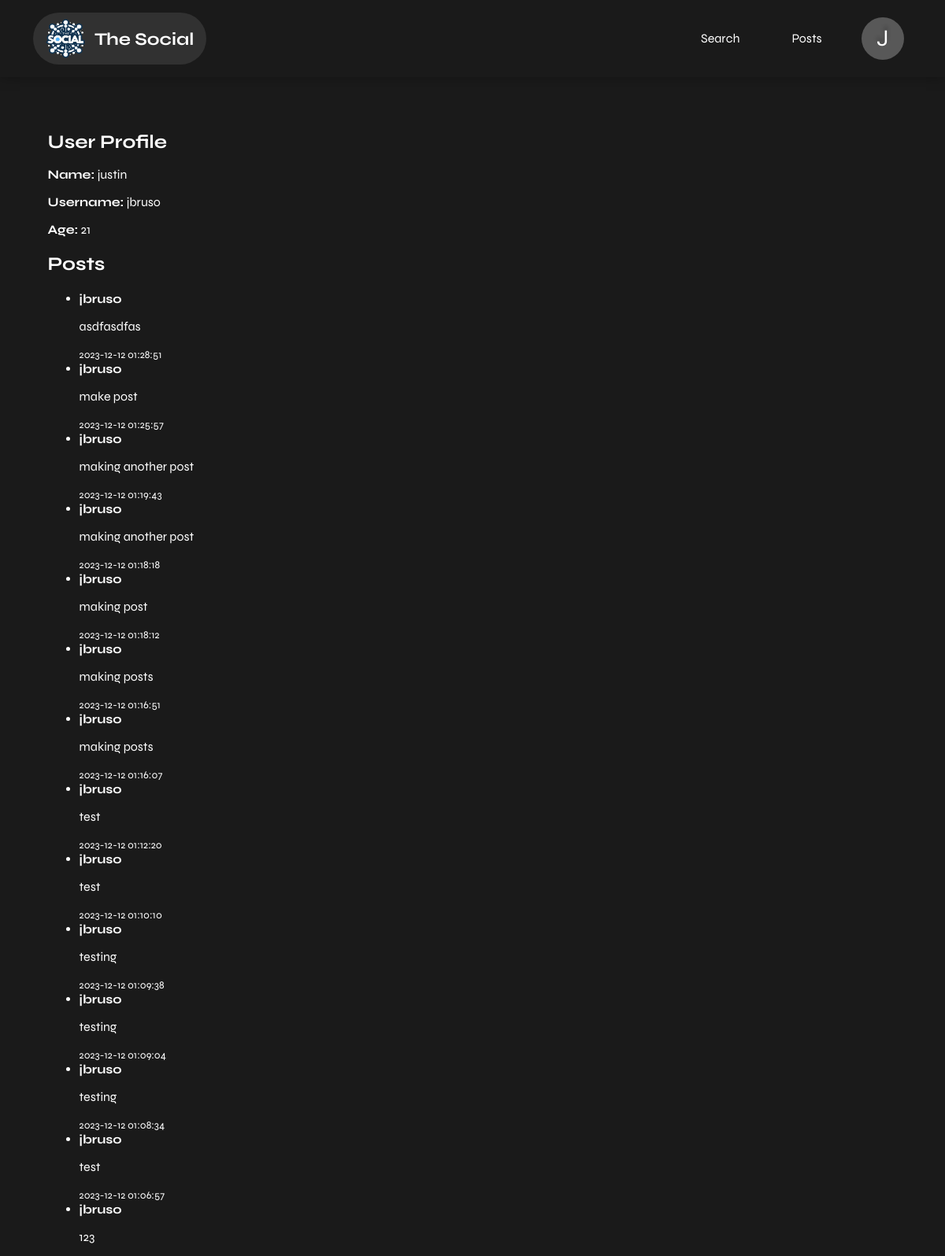
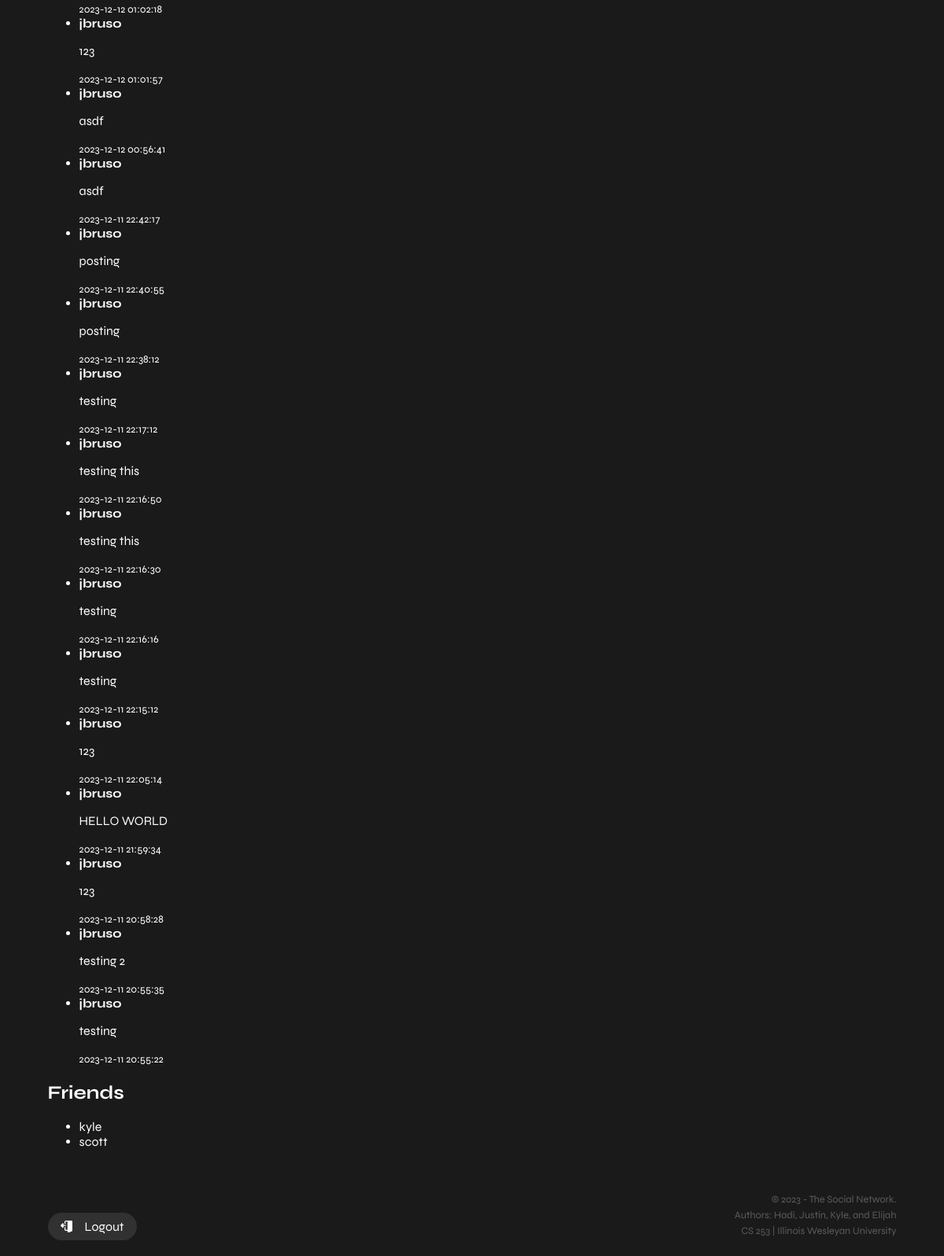
/profile/jbruso (signed in), run on the app's committed database (2 pictures, top to bottom).
### tables this page shows
CREATE TABLE users (
        id INTEGER PRIMARY KEY AUTOINCREMENT,
        name TEXT,
        username TEXT UNIQUE,
        password TEXT,
        age INTEGER
    );

CREATE TABLE posts (
        id INTEGER PRIMARY KEY AUTOINCREMENT,
        username TEXT,
        post_content TEXT,
        timestamp DATETIME DEFAULT CURRENT_TIMESTAMP
    );

### app.py (the view)
@app.route('/profile/<username>', methods=['GET'])
def profile(username):
    print("Username parameter:", username)
    if 'username' in session:
        if username:
            conn = create_connection()
            cursor = conn.cursor()
            cursor.execute('SELECT * FROM users WHERE username = ?', (username,))
            user_data = cursor.fetchone()
            print(user_data)
            cursor.execute('''
                SELECT u.*
                FROM users u
                INNER JOIN friendships f ON u.id = f.user2_id
                INNER JOIN users u2 ON f.user1_id = u2.id
                WHERE u2.username = ?
            ''', (username,))
            friends = cursor.fetchall()
            if user_data:
                cursor.execute('SELECT * FROM posts WHERE username = ? ORDER BY timestamp DESC', (username,))
                posts = cursor.fetchall()
                print(posts , "hey")
                conn.close()
                return render_template('profile.html', user=user_data, posts=posts, friends=friends)
            else:
                return "User data not found."
        else:
            return "Username not provided."
    else:
        return redirect(url_for('login'))

### app.py (called while the page is built)
def create_connection():
    conn = None
    try:
        conn = sqlite3.connect(DATABASE_PATH)
    except sqlite3.Error as e:
        print(e)
    return conn

### templates/profile.html (shortened to what this page needs)
<!DOCTYPE html>
<html lang="en">
<head>
    <link rel="stylesheet" href="{{ url_for('static', filename='styles.css') }}">
    <link rel="stylesheet" href="{{ url_for('static', filename='universal.css') }}">
</head>
<body>
    {% include 'header.html' %}
    <main>
        <section>
            <div class="container">
                <h1>User Profile</h1>
                {% if user %}
                    <p><strong>Name:</strong> {{ user[1] }}</p>
                    <p><strong>Username:</strong> {{ user[2] }}</p>
                    <p><strong>Age:</strong> {{ user[4] }}</p>
                    <h2>Posts</h2>
                    {% if posts %}
                        <ul>
                            {% for post in posts %}
                                <li>
                                    <strong>{{ post[1] }}</strong>
                                    <p>{{ post[2] }}</p>
                                    <small>{{ post[3] }}</small>
                                </li>
                            {% endfor %}
                        </ul>
                    {% else %}
                        <p>No posts available.</p>
                    {% endif %}
                    <h2>Friends</h2>
                    {% if friends %}
                        <ul>
                            {% for friend in friends %}
                                <li>{{ friend[1] }}</li>
                            {% endfor %}
                        </ul>
                    {% else %}
                        <p>No friends available.</p>
                    {% endif %}
                {% else %}
                    <p>User data not found.</p>
                {% endif %}
            </div>
        </section>
    </main>
    {% include 'footer.html' %}
</body>
</html>

### static/styles.css (style rules this page uses)
body { font-family: Arial, sans-serif; margin: 0; padding: 0; background-color: #1a1a1a; color: #fff; }
h1 { color: #fff; margin-left: 20px; }
body > * { padding: 20px }

### static/universal.css (style rules this page uses)
body { font-family: syne; }
* { box-sizing: border-box; }
h1 { padding: 0 !important; margin: 0; margin-bottom: .7em; }
.container { width: 93%; margin:auto; max-width: 1450px; }
section { margin-top: 3em; }
main { min-height: 80vh; }

### data on the page
users: name "justin", username "jbruso", age "21"
posts: username "jbruso", post_content "asdfasdfas", timestamp "2023-12-12 01:28:51"
posts: username "jbruso", post_content "make post", timestamp "2023-12-12 01:25:57"
posts: username "jbruso", post_content "making another post", timestamp "2023-12-12 01:19:43"
posts: username "jbruso", post_content "making another post", timestamp "2023-12-12 01:18:18"
posts: username "jbruso", post_content "making post", timestamp "2023-12-12 01:18:12"
posts: username "jbruso", post_content "making posts", timestamp "2023-12-12 01:16:51"
posts: username "jbruso", post_content "making posts", timestamp "2023-12-12 01:16:07"
posts: username "jbruso", post_content "test", timestamp "2023-12-12 01:12:20"
posts: username "jbruso", post_content "test", timestamp "2023-12-12 01:10:10"
posts: username "jbruso", post_content "testing", timestamp "2023-12-12 01:09:38"
posts: username "jbruso", post_content "testing", timestamp "2023-12-12 01:09:04"
posts: username "jbruso", post_content "testing", timestamp "2023-12-12 01:08:34"
posts: username "jbruso", post_content "test", timestamp "2023-12-12 01:06:57"
posts: username "jbruso", post_content "123", timestamp "2023-12-12 01:02:18"
posts: username "jbruso", post_content "123", timestamp "2023-12-12 01:01:57"
posts: username "jbruso", post_content "asdf", timestamp "2023-12-12 00:56:41"
posts: username "jbruso", post_content "asdf", timestamp "2023-12-11 22:42:17"
posts: username "jbruso", post_content "posting", timestamp "2023-12-11 22:40:55"
posts: username "jbruso", post_content "posting", timestamp "2023-12-11 22:38:12"
posts: username "jbruso", post_content "testing", timestamp "2023-12-11 22:17:12"
posts: username "jbruso", post_content "testing this", timestamp "2023-12-11 22:16:50"
posts: username "jbruso", post_content "testing this", timestamp "2023-12-11 22:16:30"
posts: username "jbruso", post_content "testing", timestamp "2023-12-11 22:16:16"
posts: username "jbruso", post_content "testing", timestamp "2023-12-11 22:15:12"
posts: username "jbruso", post_content "123", timestamp "2023-12-11 22:05:14"
posts: username "jbruso", post_content "HELLO WORLD", timestamp "2023-12-11 21:59:34"
posts: username "jbruso", post_content "123", timestamp "2023-12-11 20:58:28"
posts: username "jbruso", post_content "testing 2", timestamp "2023-12-11 20:55:35"
posts: username "jbruso", post_content "testing", timestamp "2023-12-11 20:55:22"
users: name "kyle"
users: name "scott"

### other printed values
{{ session['username'][0].upper() }} "J"
